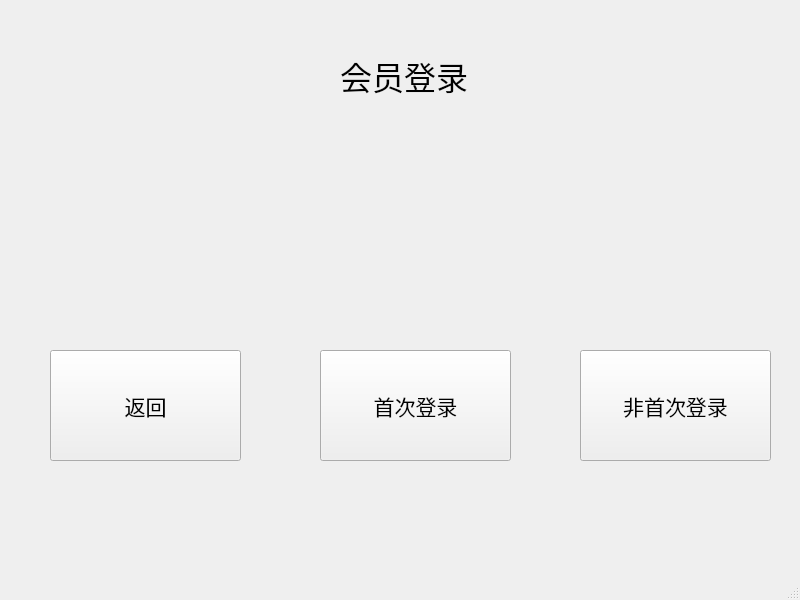
<?xml version="1.0" encoding="UTF-8"?>
<ui version="4.0">
 <class>MainWindow</class>
 <widget class="QMainWindow" name="MainWindow">
  <property name="geometry">
   <rect>
    <x>0</x>
    <y>0</y>
    <width>800</width>
    <height>600</height>
   </rect>
  </property>
  <property name="font">
   <font>
    <pointsize>24</pointsize>
   </font>
  </property>
  <property name="windowTitle">
   <string>MainWindow</string>
  </property>
  <widget class="QWidget" name="centralwidget">
   <widget class="QLabel" name="label">
    <property name="geometry">
     <rect>
      <x>340</x>
      <y>40</y>
      <width>241</width>
      <height>71</height>
     </rect>
    </property>
    <property name="text">
     <string>会员登录</string>
    </property>
   </widget>
   <widget class="QPushButton" name="pushButton">
    <property name="geometry">
     <rect>
      <x>50</x>
      <y>350</y>
      <width>191</width>
      <height>111</height>
     </rect>
    </property>
    <property name="font">
     <font>
      <pointsize>16</pointsize>
     </font>
    </property>
    <property name="text">
     <string>返回</string>
    </property>
   </widget>
   <widget class="QPushButton" name="pushButton_2">
    <property name="geometry">
     <rect>
      <x>320</x>
      <y>350</y>
      <width>191</width>
      <height>111</height>
     </rect>
    </property>
    <property name="font">
     <font>
      <pointsize>16</pointsize>
     </font>
    </property>
    <property name="text">
     <string>首次登录</string>
    </property>
   </widget>
   <widget class="QPushButton" name="pushButton_3">
    <property name="geometry">
     <rect>
      <x>580</x>
      <y>350</y>
      <width>191</width>
      <height>111</height>
     </rect>
    </property>
    <property name="font">
     <font>
      <pointsize>16</pointsize>
     </font>
    </property>
    <property name="text">
     <string>非首次登录</string>
    </property>
   </widget>
  </widget>
  <widget class="QMenuBar" name="menubar">
   <property name="geometry">
    <rect>
     <x>0</x>
     <y>0</y>
     <width>800</width>
     <height>37</height>
    </rect>
   </property>
  </widget>
  <widget class="QStatusBar" name="statusbar"/>
 </widget>
 <resources/>
 <connections/>
</ui>
